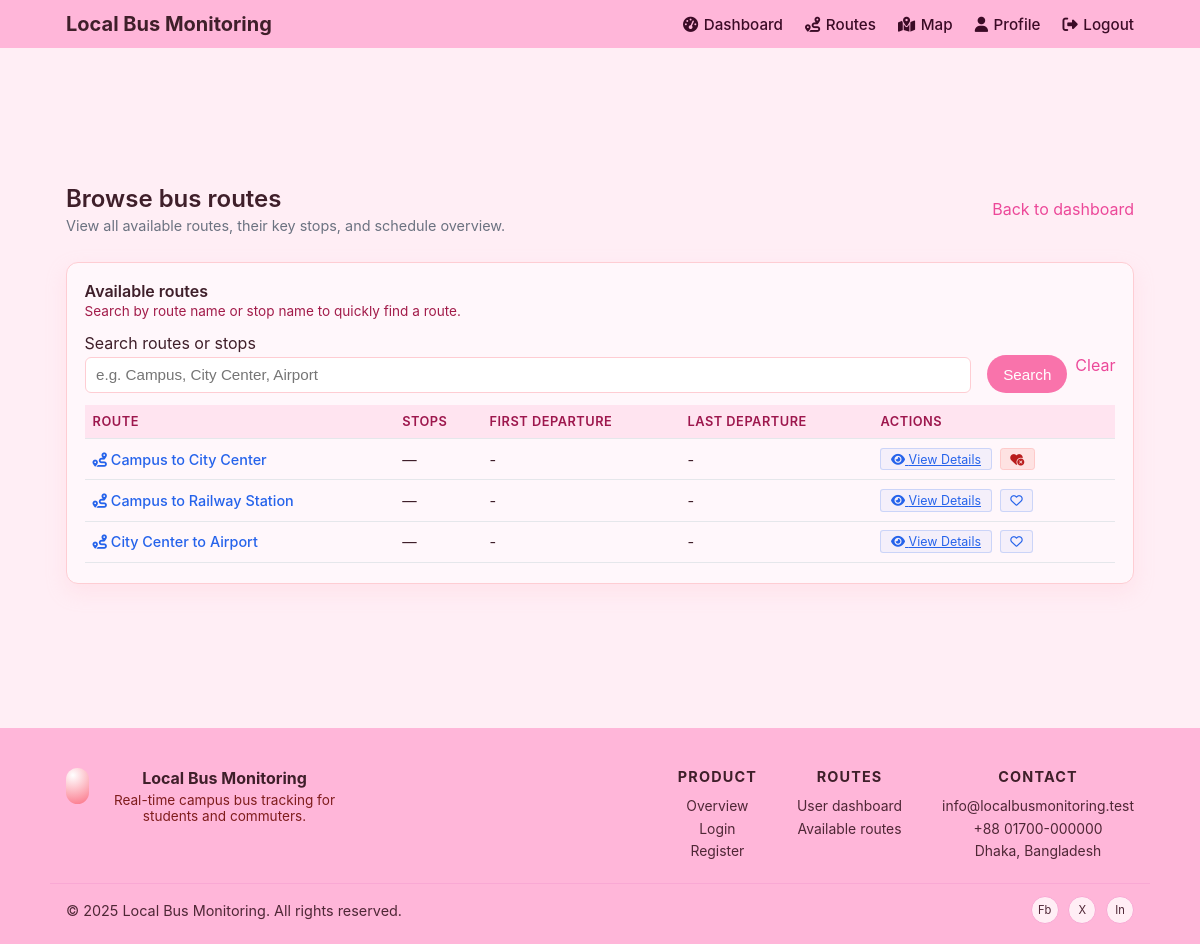
Page /pages/routes.php (signed in) on the earlier database version.
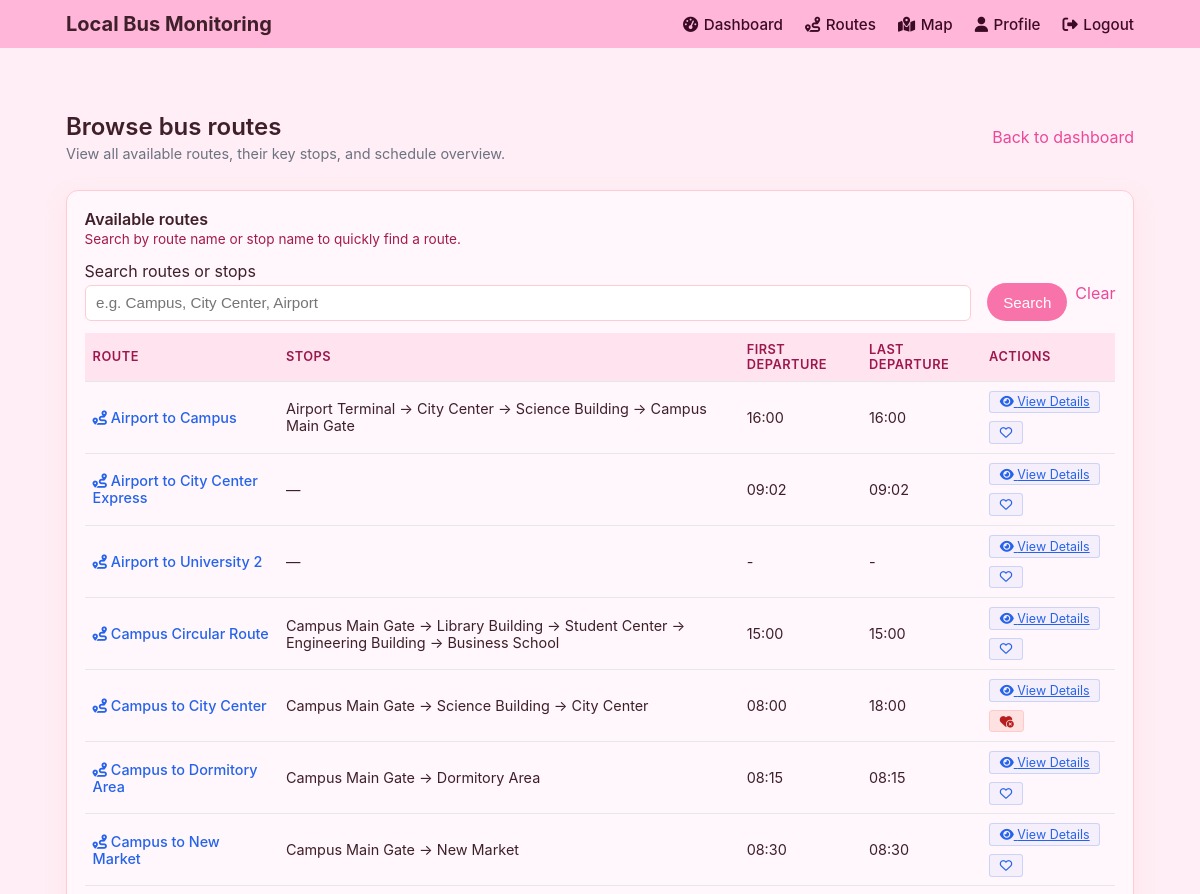
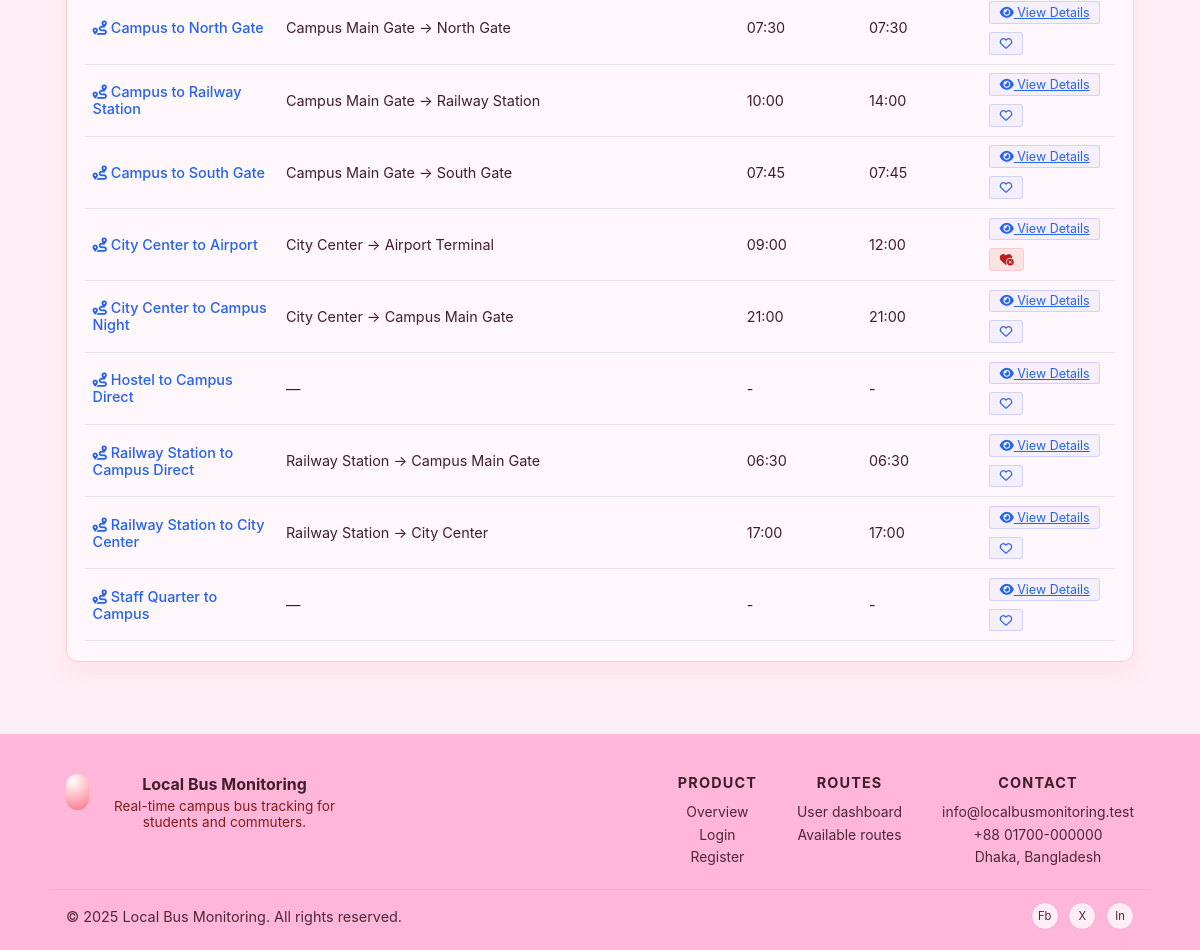
Same page on the later database version (2 pictures, top to bottom).
### tables this page shows
CREATE TABLE `route` (
  `route_id` int(11) NOT NULL,
  `route_name` varchar(100) NOT NULL
);

### pages/routes.php (the view, shortened to what this page needs)
<?php
include __DIR__ . "/../includes/db.php";
$user_id = (int) ($_SESSION['user_id'] ?? 0);
    ?>
<?php
$search = isset($_GET['q']) ? trim($_GET['q']) : '';
$routes = [];
$sql = "
    SELECT
        r.route_id,
        r.route_name,
        GROUP_CONCAT(DISTINCT st.stop_name ORDER BY rs.stop_order SEPARATOR ' → ') AS stops,
        MIN(s.departure_time) AS first_departure,
        MAX(s.departure_time) AS last_departure
    FROM route r
    LEFT JOIN route_stops rs ON rs.route_id = r.route_id
    LEFT JOIN stop st ON st.stop_id = rs.stop_id
    LEFT JOIN schedule s ON s.route_id = r.route_id
    WHERE 1 = 1
";
$sql .= "
    GROUP BY r.route_id, r.route_name
    ORDER BY r.route_name ASC
";
if ($stmt = mysqli_prepare($conn, $sql)) {
    mysqli_stmt_execute($stmt);
    $result = mysqli_stmt_get_result($stmt);
    if ($result) {
        while ($row = mysqli_fetch_assoc($result)) {
            $routes[] = $row;
        }
    }
}
$favouriteRouteIds = [];
if ($user_id > 0 && $stmt = mysqli_prepare($conn, "SELECT route_id FROM user_favourite_route WHERE user_id = ?")) {
    mysqli_stmt_bind_param($stmt, "i", $user_id);
    mysqli_stmt_execute($stmt);
    $res = mysqli_stmt_get_result($stmt);
    if ($res) {
        while ($row = mysqli_fetch_assoc($res)) {
            $favouriteRouteIds[(int) $row['route_id']] = true;
        }
    }
}
include __DIR__ . "/../includes/header.php";
?>
<section class="dashboard container">
    <div class="dashboard-header">
        <div>
            <h2 class="dashboard-title">Browse bus routes</h2>
            <p class="dashboard-subtitle">
                View all available routes, their key stops, and schedule overview.
            </p>
        </div>
        <div class="dashboard-actions">
            <a href="/bus/pages/dashboard.php" class="link-small">Back to dashboard</a>
        </div>
    </div>
    <section class="card">
        <div class="card-header">
            <div>
                <h3>Available routes</h3>
                <p class="card-subtitle">
                    Search by route name or stop name to quickly find a route.
                </p>
            </div>
        </div>
        <form method="get" class="dashboard-search">
            <div class="form-group-inline">
                <label for="q">Search routes or stops</label>
                <input
                    type="text"
                    id="q"
                    name="q"
                    class="form-control"
                    placeholder="e.g. Campus, City Center, Airport"
                    value="<?php echo htmlspecialchars($search); ?>"
                >
            </div>
            <div class="dashboard-search-actions">
                <button type="submit" class="btn-primary">Search</button>
                <a href="/bus/pages/routes.php" class="link-small">Clear</a>
            </div>
        </form>
        <div class="table-wrapper">
            <?php if (!empty($routes)): ?>
                <table class="data-table">
                    <thead>
                    <tr>
                        <th>Route</th>
                        <th>Stops</th>
                        <th>First departure</th>
                        <th>Last departure</th>
                        <th>Actions</th>
                    </tr>
                    </thead>
                    <tbody>
                    <?php foreach ($routes as $route): ?>
                        <tr>
                            <td>
                                    <a href="/bus/pages/routes.php?route_id=<?php echo (int) $route['route_id']; ?>" class="route-link">
                                        <i class="fa-solid fa-route"></i>
                                        <?php echo htmlspecialchars($route['route_name']); ?>
                                    </a>
                            </td>
                            <td><?php echo htmlspecialchars($route['stops'] ?? '—'); ?></td>
                            <td>
                                <?php echo !empty($route['first_departure']) ? htmlspecialchars(substr($route['first_departure'], 0, 5)) : '-'; ?>
                            </td>
                            <td>
                                <?php echo !empty($route['last_departure']) ? htmlspecialchars(substr($route['last_departure'], 0, 5)) : '-'; ?>
                            </td>
                            <td>
                                <div class="route-actions">
                                    <a href="/bus/pages/routes.php?route_id=<?php echo (int) $route['route_id']; ?>" class="btn-pill-small">
                                        <i class="fa-solid fa-eye"></i> View Details
                                    </a>
                                    <?php $isFav = isset($favouriteRouteIds[(int) $route['route_id']]); ?>
                                    <?php if ($isFav): ?>
                                        <a
                                            href="/bus/pages/routes.php?<?php
                                                $params = $_GET;
                                                $params['unfav'] = (int) $route['route_id'];
                                                echo htmlspecialchars(http_build_query($params));
                                            ?>"
                                            class="btn-pill-small btn-pill-secondary"
                                            title="Remove from favourites"
                                        >
                                            <i class="fa-solid fa-heart-circle-xmark"></i>
                                        </a>
                                    <?php else: ?>
                                        <a
                                            href="/bus/pages/routes.php?<?php
                                                $params = $_GET;
                                                $params['fav'] = (int) $route['route_id'];
                                                echo htmlspecialchars(http_build_query($params));
                                            ?>"
                                            class="btn-pill-small"
                                            title="Add to favourites"
                                        >
                                            <i class="fa-regular fa-heart"></i>
                                        </a>
                                    <?php endif; ?>
                                </div>
                            </td>
                        </tr>
                    <?php endforeach; ?>
                    </tbody>
                </table>
            <?php else: ?>
                <p class="empty-state">
                    No routes match your search. Try another stop name or clear the filter.
                </p>
            <?php endif; ?>
        </div>
    </section>
</section>
<?php include __DIR__ . "/../includes/footer.php"; ?>

### includes/header.php (shortened to what this page needs)
<!DOCTYPE html>
<html lang="en">
<head>
    <link rel="stylesheet" href="/bus/assets/css/style.css">
    <link
        rel="stylesheet"
        href="https://cdnjs.cloudflare.com/ajax/libs/font-awesome/6.5.1/css/all.min.css"
    />
    <link
        rel="stylesheet"
        href="https://unpkg.com/leaflet@1.9.4/dist/leaflet.css"
    >
</head>
<body>
<header class="site-header">
    <div class="container header-inner">
        <h1 class="site-title">Local Bus Monitoring</h1>
        <?php if (!empty($_SESSION['user_id'])): ?>
            <nav class="main-nav">
                <a href="/bus/pages/dashboard.php"><i class="fa-solid fa-gauge-high"></i> Dashboard</a>
                <a href="/bus/pages/routes.php"><i class="fa-solid fa-route"></i> Routes</a>
                <a href="/bus/pages/map.php"><i class="fa-solid fa-map-location-dot"></i> Map</a>
                <a href="/bus/pages/profile.php"><i class="fa-solid fa-user"></i> Profile</a>
                <a href="/bus/pages/logout.php"><i class="fa-solid fa-right-from-bracket"></i> Logout</a>
            </nav>
        <?php endif; ?>
    </div>
</header>
<main class="site-main">

### includes/footer.php
</main>
<footer class="site-footer">
    <div class="footer-inner container">
        <div class="footer-brand">
            <div class="footer-logo-circle"></div>
            <div>
                <h3 class="footer-title">Local Bus Monitoring</h3>
                <p class="footer-tagline">Real-time campus bus tracking for students and commuters.</p>
            </div>
        </div>
        <div class="footer-columns">
            <div class="footer-column">
                <h4>Product</h4>
                <ul>
                    <li><a href="/bus/index.php">Overview</a></li>
                    <li><a href="/bus/pages/login.php">Login</a></li>
                    <li><a href="/bus/pages/register.php">Register</a></li>
                </ul>
            </div>
            <div class="footer-column">
                <h4>Routes</h4>
                <ul>
                    <li><a href="/bus/pages/dashboard.php">User dashboard</a></li>
                    <li><a href="/bus/pages/routes.php">Available routes</a></li>
                </ul>
            </div>
            <div class="footer-column">
                <h4>Contact</h4>
                <ul>
                    <li><a href="mailto:info@localbusmonitoring.test">info@localbusmonitoring.test</a></li>
                    <li><a href="tel:+8801700000000">+88 01700-000000</a></li>
                    <li><span>Dhaka, Bangladesh</span></li>
                </ul>
            </div>
        </div>
    </div>
    <div class="footer-bottom">
        <div class="container footer-bottom-inner">
            <p>&copy; <?php echo date('Y'); ?> Local Bus Monitoring. All rights reserved.</p>
            <div class="footer-social">
                <a href="https://www.facebook.com" target="_blank" rel="noopener noreferrer">Fb</a>
                <a href="https://www.twitter.com" target="_blank" rel="noopener noreferrer">X</a>
                <a href="https://www.linkedin.com" target="_blank" rel="noopener noreferrer">In</a>
            </div>
        </div>
    </div>
</footer>
</body>
</html>

Differences in the rows shown:
added route: route_name "Airport to Campus", stops "Airport Terminal → City Center → Science Building → Campus Main Gate", first_departure "16:00", last_departure "16:00"
added route: route_name "Airport to City Center Express", stops "—", first_departure "09:02", last_departure "09:02"
added route: route_name "Airport to University 2", stops "—"
added route: route_name "Campus Circular Route", stops "Campus Main Gate → Library Building → Student Center → Engineering Building → Business School", first_departure "15:00", last_departure "15:00"
shown differently, row unchanged: route "Campus to City Center": stops "—" → "Campus Main Gate → Science Building → City Center"; first_departure (not shown) → "08:00"; last_departure (not shown) → "18:00"; no longer shows "- -"
added route: route_name "Campus to Dormitory Area", stops "Campus Main Gate → Dormitory Area", first_departure "08:15", last_departure "08:15"
added route: route_name "Campus to New Market", stops "Campus Main Gate → New Market", first_departure "08:30", last_departure "08:30"
added route: route_name "Campus to North Gate", stops "Campus Main Gate → North Gate", first_departure "07:30", last_departure "07:30"
shown differently, row unchanged: route "Campus to Railway Station": stops "—" → "Campus Main Gate → Railway Station"; first_departure (not shown) → "10:00"; last_departure (not shown) → "14:00"; no longer shows "- -"
added route: route_name "Campus to South Gate", stops "Campus Main Gate → South Gate", first_departure "07:45", last_departure "07:45"
shown differently, row unchanged: route "City Center to Airport": stops "—" → "City Center → Airport Terminal"; first_departure (not shown) → "09:00"; last_departure (not shown) → "12:00"; no longer shows "- -"
added route: route_name "City Center to Campus Night", stops "City Center → Campus Main Gate", first_departure "21:00", last_departure "21:00"
added route: route_name "Hostel to Campus Direct", stops "—"
added route: route_name "Railway Station to Campus Direct", stops "Railway Station → Campus Main Gate", first_departure "06:30", last_departure "06:30"
added route: route_name "Railway Station to City Center", stops "Railway Station → City Center", first_departure "17:00", last_departure "17:00"
added route: route_name "Staff Quarter to Campus", stops "—"
